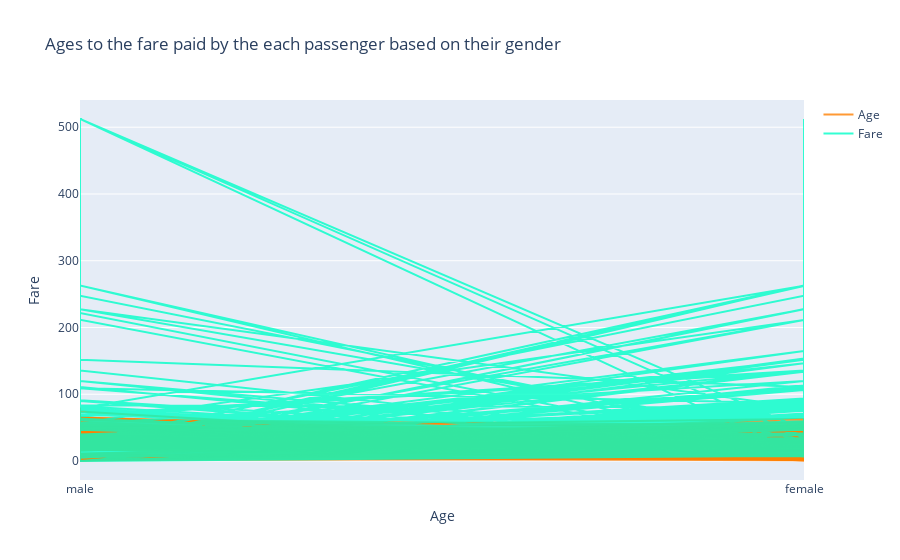

Notebook code cell kept with this figure:
### Code cell
trace1 = go.Scatter(
                x = df.Sex,
                y = df.Age,
                name = "Age",
                marker = dict(color = 'rgba(255, 128, 2, 0.8)'),
                text = df.Name)

trace2 = go.Scatter(
                x = df.Sex,
                y = df.Fare,
                name = "Fare",
                marker = dict(color = 'rgba(0, 255, 200, 0.8)'),
                text = df.Name)

data = [trace1, trace2]
layout = dict(title = 'Ages to the fare paid by the each passenger based on their gender',
              xaxis= dict(title= 'Age',ticklen= 5,zeroline= False),
              yaxis= dict(title= 'Fare',ticklen= 5,zeroline= False)
             )

fig = go.Figure(dict(data = data, layout = layout))

fig.show()

### Figure 1 — Plotly figure (JSON) as saved in the notebook; plotly's stock layout.template omitted (floating-point values rounded to 4 significant figures; data arrays with more than 128 entries replaced by an {"elided": "..."} marker saying what was removed)
{"data": [{"marker": {"color": "rgba(255, 128, 2, 0.8)"}, "name": "Age", "text": {"elided": "891 str values"}, "type": "scatter", "x": {"elided": "891 str values"}, "y": {"elided": "891 float values"}}, {"marker": {"color": "rgba(0, 255, 200, 0.8)"}, "name": "Fare", "text": {"elided": "891 str values"}, "type": "scatter", "x": {"elided": "891 str values"}, "y": {"elided": "891 float values"}}], "layout": {"title": {"text": "Ages to the fare paid by the each passenger based on their gender"}, "xaxis": {"ticklen": 5, "title": {"text": "Age"}, "zeroline": false}, "yaxis": {"ticklen": 5, "title": {"text": "Fare"}, "zeroline": false}}}
